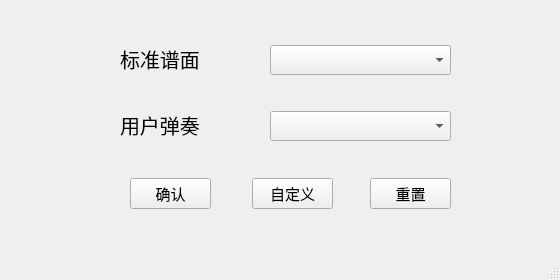
<?xml version="1.0" encoding="UTF-8"?>
<ui version="4.0">
 <class>MainWindow</class>
 <widget class="QMainWindow" name="MainWindow">
  <property name="geometry">
   <rect>
    <x>0</x>
    <y>0</y>
    <width>560</width>
    <height>280</height>
   </rect>
  </property>
  <property name="minimumSize">
   <size>
    <width>560</width>
    <height>280</height>
   </size>
  </property>
  <property name="maximumSize">
   <size>
    <width>560</width>
    <height>280</height>
   </size>
  </property>
  <property name="windowTitle">
   <string>MainWindow</string>
  </property>
  <widget class="QWidget" name="centralwidget">
   <widget class="QLabel" name="label">
    <property name="geometry">
     <rect>
      <x>233</x>
      <y>261</y>
      <width>71</width>
      <height>61</height>
     </rect>
    </property>
    <property name="font">
     <font>
      <family>华文中宋</family>
      <pointsize>24</pointsize>
     </font>
    </property>
    <property name="text">
     <string>总 分</string>
    </property>
   </widget>
   <widget class="QLabel" name="total">
    <property name="geometry">
     <rect>
      <x>222</x>
      <y>340</y>
      <width>91</width>
      <height>70</height>
     </rect>
    </property>
    <property name="font">
     <font>
      <family>华文中宋</family>
      <pointsize>36</pointsize>
     </font>
    </property>
    <property name="layoutDirection">
     <enum>Qt::LeftToRight</enum>
    </property>
    <property name="text">
     <string>100</string>
    </property>
    <property name="alignment">
     <set>Qt::AlignCenter</set>
    </property>
   </widget>
   <widget class="QLabel" name="label_2">
    <property name="geometry">
     <rect>
      <x>120</x>
      <y>43</y>
      <width>101</width>
      <height>31</height>
     </rect>
    </property>
    <property name="font">
     <font>
      <family>华文中宋</family>
      <pointsize>15</pointsize>
     </font>
    </property>
    <property name="text">
     <string>标准谱面</string>
    </property>
   </widget>
   <widget class="QComboBox" name="std">
    <property name="geometry">
     <rect>
      <x>270</x>
      <y>45</y>
      <width>181</width>
      <height>30</height>
     </rect>
    </property>
   </widget>
   <widget class="QLabel" name="label_4">
    <property name="geometry">
     <rect>
      <x>120</x>
      <y>109</y>
      <width>101</width>
      <height>31</height>
     </rect>
    </property>
    <property name="font">
     <font>
      <family>华文中宋</family>
      <pointsize>15</pointsize>
     </font>
    </property>
    <property name="text">
     <string>用户弹奏</string>
    </property>
   </widget>
   <widget class="QComboBox" name="usr">
    <property name="geometry">
     <rect>
      <x>270</x>
      <y>111</y>
      <width>181</width>
      <height>30</height>
     </rect>
    </property>
   </widget>
   <widget class="QLabel" name="label_3">
    <property name="geometry">
     <rect>
      <x>40</x>
      <y>525</y>
      <width>71</width>
      <height>31</height>
     </rect>
    </property>
    <property name="font">
     <font>
      <family>华文中宋</family>
      <pointsize>14</pointsize>
     </font>
    </property>
    <property name="text">
     <string>节奏分</string>
    </property>
   </widget>
   <widget class="QLabel" name="label_5">
    <property name="geometry">
     <rect>
      <x>180</x>
      <y>525</y>
      <width>71</width>
      <height>31</height>
     </rect>
    </property>
    <property name="font">
     <font>
      <family>华文中宋</family>
      <pointsize>14</pointsize>
     </font>
    </property>
    <property name="text">
     <string>准确分</string>
    </property>
   </widget>
   <widget class="QLabel" name="label_6">
    <property name="geometry">
     <rect>
      <x>320</x>
      <y>525</y>
      <width>71</width>
      <height>31</height>
     </rect>
    </property>
    <property name="font">
     <font>
      <family>华文中宋</family>
      <pointsize>14</pointsize>
     </font>
    </property>
    <property name="text">
     <string>流畅分</string>
    </property>
   </widget>
   <widget class="QLabel" name="label_7">
    <property name="geometry">
     <rect>
      <x>453</x>
      <y>526</y>
      <width>70</width>
      <height>31</height>
     </rect>
    </property>
    <property name="font">
     <font>
      <family>华文中宋</family>
      <pointsize>14</pointsize>
     </font>
    </property>
    <property name="text">
     <string>技术分</string>
    </property>
   </widget>
   <widget class="QLabel" name="rhythm">
    <property name="geometry">
     <rect>
      <x>31</x>
      <y>455</y>
      <width>71</width>
      <height>61</height>
     </rect>
    </property>
    <property name="font">
     <font>
      <family>华文中宋</family>
      <pointsize>22</pointsize>
     </font>
    </property>
    <property name="text">
     <string>100</string>
    </property>
    <property name="alignment">
     <set>Qt::AlignCenter</set>
    </property>
   </widget>
   <widget class="QLabel" name="accuracy">
    <property name="geometry">
     <rect>
      <x>171</x>
      <y>455</y>
      <width>71</width>
      <height>61</height>
     </rect>
    </property>
    <property name="font">
     <font>
      <family>华文中宋</family>
      <pointsize>22</pointsize>
     </font>
    </property>
    <property name="text">
     <string>100</string>
    </property>
    <property name="alignment">
     <set>Qt::AlignCenter</set>
    </property>
   </widget>
   <widget class="QLabel" name="fluency">
    <property name="geometry">
     <rect>
      <x>311</x>
      <y>455</y>
      <width>71</width>
      <height>61</height>
     </rect>
    </property>
    <property name="font">
     <font>
      <family>华文中宋</family>
      <pointsize>22</pointsize>
     </font>
    </property>
    <property name="text">
     <string>100</string>
    </property>
    <property name="alignment">
     <set>Qt::AlignCenter</set>
    </property>
   </widget>
   <widget class="QLabel" name="technic">
    <property name="geometry">
     <rect>
      <x>444</x>
      <y>456</y>
      <width>70</width>
      <height>61</height>
     </rect>
    </property>
    <property name="font">
     <font>
      <family>华文中宋</family>
      <pointsize>22</pointsize>
     </font>
    </property>
    <property name="text">
     <string>100</string>
    </property>
    <property name="alignment">
     <set>Qt::AlignCenter</set>
    </property>
   </widget>
   <widget class="QPushButton" name="confirm">
    <property name="geometry">
     <rect>
      <x>130</x>
      <y>178</y>
      <width>81</width>
      <height>31</height>
     </rect>
    </property>
    <property name="font">
     <font>
      <family>华文中宋</family>
      <pointsize>11</pointsize>
     </font>
    </property>
    <property name="text">
     <string>确认</string>
    </property>
   </widget>
   <widget class="QPushButton" name="reset">
    <property name="geometry">
     <rect>
      <x>370</x>
      <y>178</y>
      <width>81</width>
      <height>31</height>
     </rect>
    </property>
    <property name="font">
     <font>
      <family>华文中宋</family>
      <pointsize>11</pointsize>
     </font>
    </property>
    <property name="text">
     <string>重置</string>
    </property>
   </widget>
   <widget class="QPushButton" name="more">
    <property name="geometry">
     <rect>
      <x>235</x>
      <y>590</y>
      <width>81</width>
      <height>31</height>
     </rect>
    </property>
    <property name="font">
     <font>
      <family>华文中宋</family>
      <pointsize>11</pointsize>
     </font>
    </property>
    <property name="text">
     <string>详情</string>
    </property>
   </widget>
   <widget class="QPushButton" name="custom">
    <property name="geometry">
     <rect>
      <x>252</x>
      <y>178</y>
      <width>81</width>
      <height>31</height>
     </rect>
    </property>
    <property name="font">
     <font>
      <family>华文中宋</family>
      <pointsize>11</pointsize>
     </font>
    </property>
    <property name="text">
     <string>自定义</string>
    </property>
   </widget>
  </widget>
  <widget class="QMenuBar" name="menubar">
   <property name="geometry">
    <rect>
     <x>0</x>
     <y>0</y>
     <width>560</width>
     <height>22</height>
    </rect>
   </property>
  </widget>
  <widget class="QStatusBar" name="statusbar"/>
 </widget>
 <resources/>
 <connections/>
</ui>
